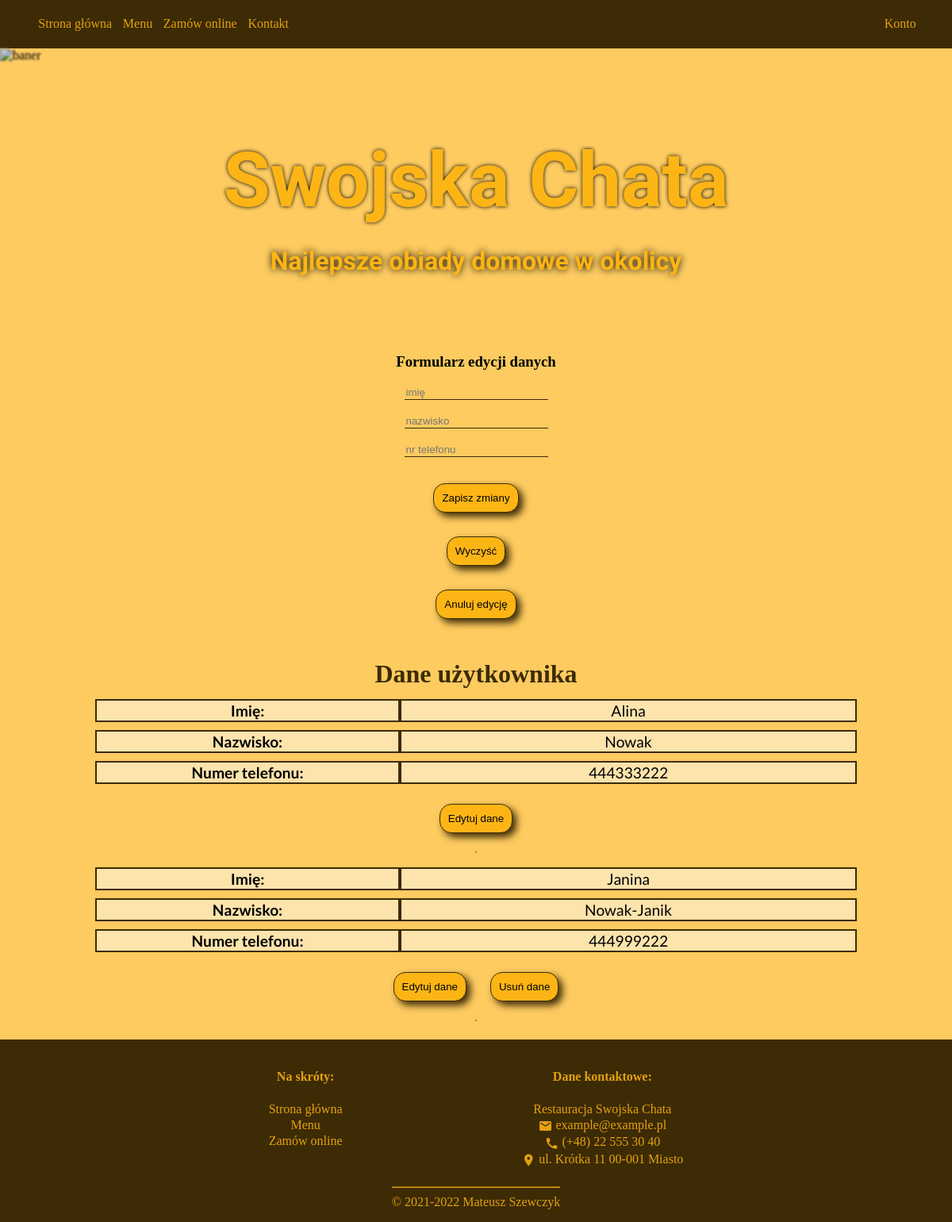
The app's page /panel.php?form=Konto&card=data&edit=9 (signed in) with its own data.
### tables this page shows
CREATE TABLE `dane_klienta` (
  `ID` int(11) NOT NULL,
  `user_ID` int(11) NOT NULL,
  `imie` varchar(20) NOT NULL,
  `nazwisko` varchar(40) NOT NULL,
  `nr_tel` varchar(12) NOT NULL
);

### classes/Database.php (called while the page is built, shortened)
<?php
  class Database
  {
    private $mysqli;
    function __construct($server, $user, $passwd, $base)
    {
      $this->mysqli = new mysqli($server, $user, $passwd, $base);
    }
    public function select($sql, $fields) {
        $content = array();
        if ($result = $this->mysqli->query($sql)) {
            $count_fields = count($fields);
            $j = 0;
            $content = array();
            while ($row = $result->fetch_object()) {
                $content[] = array();
                for ($i = 0; $i < $count_fields; $i++) {
                    $p = $fields[$i];
                    $q = $row->$p;
                    $content[$j] += [$p => $q];
                }
                $j++;
            }
        }
        return $content;
    }
  }
?>

### classes/Manager.php (the view, shortened to what this page needs)
<?php
  class Manager extends UserLogged
  {
    protected $userID = 0;
    public function authorization(){
      $user = unserialize($_SESSION['userID']);
      $this->userID = $user->userID;
    }
      ?>
      <?php
    public function data($db, $uid){
      $sql = "SELECT `ID`, `imie`, `nazwisko`, `nr_tel` FROM `dane_klienta` WHERE `user_ID` = $uid";
      $fields = ['ID','imie','nazwisko','nr_tel'];
      $result = array();
      $is_error = false;
      try{
        if($db->select($sql, $fields) != 0){
            $result = $db->select($sql, $fields);
        }
        else{
            throw new Exception();
        }
      }
      catch (Exception | mysqli_sql_exception $exception){
          $db->rollback();
          $is_error = true;
          echo "Błąd dostępu do bazy danych";
      }
      $labels = [
        'imie' => 'Imię',
        'nazwisko' => 'Nazwisko',
        'nr_tel' => 'Numer telefonu'
      ];
      if(!$is_error){
        foreach ($result as $key => $val){
            echo "<table id='{$val['ID']}' class='menu_cat'>";
            if($key === 0){
              echo '<caption>Dane użytkownika</caption>';
            }
            echo "<tbody>";
            foreach ($val as $k => $value) {
              if($k !== 'ID'){
                echo '<tr>';
                echo '<td class="labels"><b>'.$labels[$k].':</b> </td>';
                echo '<td>'.$value.'</td>';
                echo '</tr>';
              }
            }
            echo '</tbody>';
            echo "</table>";
            echo '<span><button type="button" name="edit" id="edit" onclick="location.href=\'panel.php?form=Konto&card=data&edit='.$val['ID'].'\'">Edytuj dane</button>';
            if($key !== 0){
              echo '<button type="button" name="delete" id="delete" onclick="location.href=\'panel.php?form=Konto&card=data&delete='.$val['ID'].'\'">Usuń dane</button>';
            }
            echo '</span>';
            echo "<hr />";
        }
      }
    }
    public function edit_form($id){
      echo '<form action="panel.php?form=Konto&card='.$_GET['card'].'&edited=ok&edit='.$id.'" method="post">
        <fieldset class="visibility">
        <h3>Formularz edycji danych</h3>';
      if($_GET['card'] == 'addresses'){
        ?>
        <input type="text" name="street" placeholder="ulica" minlength="2" title="Podaj co najmniej dwa znaki." required><br />
        <input type="text" name="number" placeholder="nr budynku" pattern="^[A-Za-z0-9\/\. ]{,6}$" required><br />
        <?php
      }
      else if($_GET['card'] == 'data'){
        ?>
        <input type="text" name="name" placeholder="imię" pattern="^([A-Za-z][ ]?)+$" title="Podaj co najmniej dwie litery. Nie uzywaj cyfr." required><br />
        <input type="text" name="surname" placeholder="nazwisko" pattern="^([A-Za-z][ -]?)+$" title="Podaj co najmniej dwie litery. Nie uzywaj cyfr." required><br />
        <input type="text" name="phone" placeholder="nr telefonu" pattern="^\d{9}$" title="Podaj dziewięć cyfr bez spacji i innych znaków." required><br />
        <?php
      }
      ?>
      <input type="submit" name="submit" value="Zapisz zmiany">
      <input type="reset" name="reset" value="Wyczyść">
      <input type="submit" name="revoke" value="Anuluj edycję" formnovalidate>
      <?php
      echo "</fieldset></form>";
    }
    public function show($db){
      $uid = $this->userID;
      if($uid > 0){
        if(isset($_GET['card'])){
          $card = $_GET['card'];
          if(isset($_REQUEST['cancel'])){
            $this->cancel($db, $_GET['cancel']);
          }
          else if(isset($_GET['edit'])){
            if(!isset($_GET['edited'])){
              $this->edit_form($_GET['edit']);
            }
          }
          else if(isset($_GET['delete'])){
            $this->delete($db, $_GET['delete']);
          }
          switch ($card) {
            case 'data':
              $this->data($db, $uid);
              break;
          }
        }
        else{
          $this->main($db, $uid);
        }
      }
    }
  }
?>

### css/style.css (style rules this page uses)
body { background-color: #FDCB60; margin: 0; box-sizing: border-box; min-height: 100vh; }
body, header { display: flex; flex-direction: column; }
h1, h2, h3, h4, #welcome { text-align: center; }
hr { border-color: #E3A112; }

### css/form.css (style rules this page uses)
form, fieldset.visibility, #menu_positions { width: 100%; display: flex; flex-flow: column nowrap; justify-content: center; align-items: center; align-content: center; }
fieldset { margin: 0; }
fieldset.visibility, .visibility>fieldset { border: 0; width: 90%; }
fieldset>input, fieldset>textarea { background-color: #FDE3AC; border: 0; border-bottom: 1px solid #3D2B05; }
fieldset>input { background-color: #FDCB60; }
button, input[type="submit"], input[type="reset"] { margin: 15px; padding: 10px; background-color: #FDB515; border: 1px solid #3D2B05 !important; border-radius: 15px; box-shadow: 5px 5px 10px #3D2B05; }

### css/menu.css (style rules this page uses)
table { border-spacing: 0 10px; width: 80%; height: auto; }
td { border: 2px solid #3D2B05;; text-align: center; background-color: #FDE3AC; font-family: 'Lato', sans-serif; font-size: 120%; }
.labels { width: 40%; }
caption { font-size: 2em; margin-top: 0.83em; margin-bottom: 0.10em; margin-left: 0; margin-right: 0; font-weight: bold; color: #3D2B05; }

### records on screen
dane_klienta: shows "Dane użytkownika", k "Imię", imie "Alina", k "Nazwisko", nazwisko "Nowak", k "Numer telefonu", nr_tel "444333222"
dane_klienta: k "Imię", imie "Janina", k "Nazwisko", nazwisko "Nowak-Janik", k "Numer telefonu", nr_tel "444999222"
